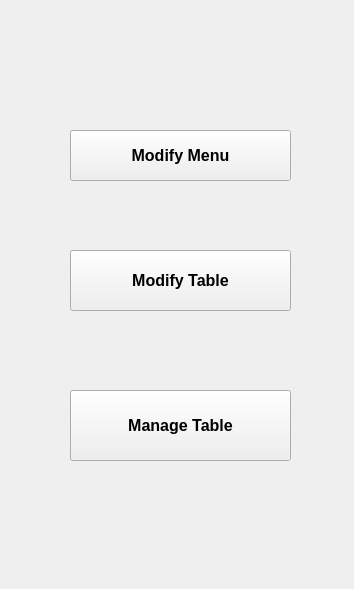
<?xml version="1.0" encoding="UTF-8"?>
<ui version="4.0">
 <class>MainWindow</class>
 <widget class="QMainWindow" name="MainWindow">
  <property name="geometry">
   <rect>
    <x>0</x>
    <y>0</y>
    <width>354</width>
    <height>589</height>
   </rect>
  </property>
  <property name="windowTitle">
   <string>MainWindow</string>
  </property>
  <widget class="QWidget" name="centralwidget">
   <widget class="QPushButton" name="TableCheck">
    <property name="geometry">
     <rect>
      <x>70</x>
      <y>390</y>
      <width>221</width>
      <height>71</height>
     </rect>
    </property>
    <property name="font">
     <font>
      <pointsize>12</pointsize>
      <weight>75</weight>
      <bold>true</bold>
     </font>
    </property>
    <property name="text">
     <string>Manage Table</string>
    </property>
   </widget>
   <widget class="QPushButton" name="modifyMenu">
    <property name="geometry">
     <rect>
      <x>70</x>
      <y>130</y>
      <width>221</width>
      <height>51</height>
     </rect>
    </property>
    <property name="font">
     <font>
      <pointsize>12</pointsize>
      <weight>75</weight>
      <bold>true</bold>
     </font>
    </property>
    <property name="text">
     <string>Modify Menu</string>
    </property>
   </widget>
   <widget class="QPushButton" name="ModifyTable">
    <property name="geometry">
     <rect>
      <x>70</x>
      <y>250</y>
      <width>221</width>
      <height>61</height>
     </rect>
    </property>
    <property name="font">
     <font>
      <pointsize>12</pointsize>
      <weight>75</weight>
      <bold>true</bold>
     </font>
    </property>
    <property name="text">
     <string>Modify Table</string>
    </property>
   </widget>
  </widget>
 </widget>
 <resources/>
 <connections/>
</ui>
